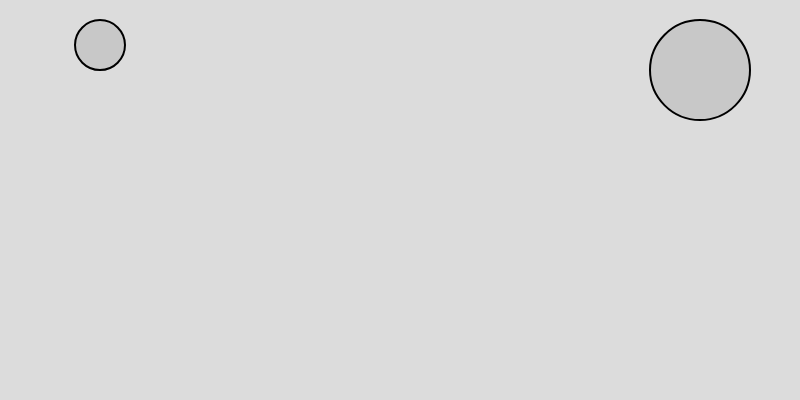
Frame 1 (no input)
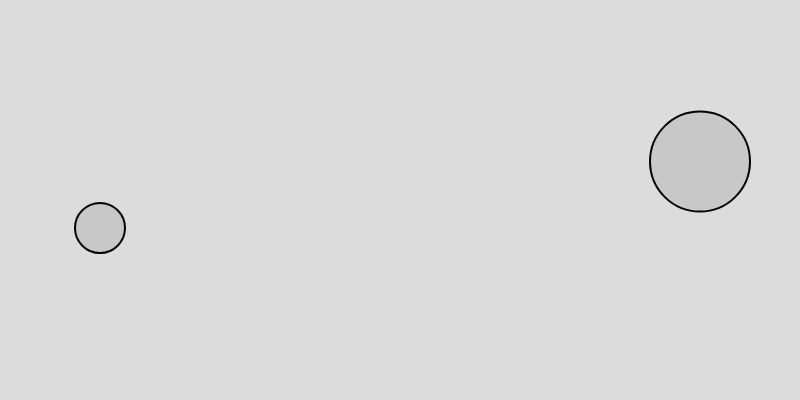
Frame 60 (no input)
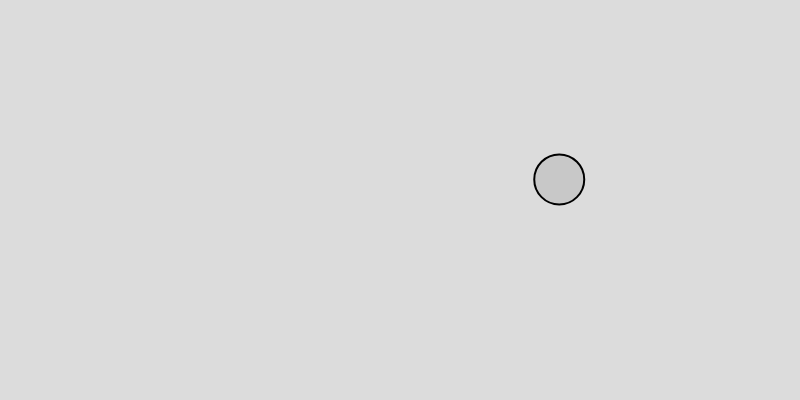
Frame 120 (the mouse pressed at the canvas centre since frame 60)

The p5.js sketch that drew these frames (run headless with seeded random() and noise() and a simulated clock; from frame 60 on, the mouse is pressed at the canvas centre):

// p5.js sketch
// ── sketch.js
/*Instead of objects bouncing off the edge of the wall, create an example that includes an invisible force pushing back on the objects to keep them in the window. Can you weight the force according to the object’s distance from an edge so that the closer it is, the stronger the force?*/

let moverA;
let moverB;


function setup() {
  createCanvas(800, 400);
  
  let massA = 1;
  let massB = 2;
  let startingPosA = width/2 - 300;
  let startingPosB = width/2 + 300;
  let diameterA = 50;
  let diameterB = 100;
  
  moverA = new Mover(startingPosA, massA, diameterA);
  moverB = new Mover(startingPosB, massB, diameterB);
}

function draw() {
  background(220);
  
  // apply gravity to moverA and moverB
  let gravity = createVector(0, 0.1);
  moverA.applyForce(gravity);
  moverB.applyForce(gravity);
  
  // apply windforce to moverA and moverB
  let windX = map(noise(10), 0, 10, 0.2, 1.3);
  let windA = createVector(windX, 0);
  let windB = createVector(windX, 0);
  
  if (mouseIsPressed){    
    moverA.applyForce(windA);
    moverB.applyForce(windB);
  }
  

  // apply a push back force from the edge of the wall
  let distanceThreshold = 30;
  let distanceA = abs(moverA.position.y + moverA.diameter/2 - height);
  let distanceB = abs(moverB.position.y + moverB.diameter/2 - height);
  
  if (distanceA < distanceThreshold){
    let pushbackAX = map(distanceA, 0, distanceThreshold, 0, 2 * moverA.mass);
    let pushbackA = createVector(0, pushbackAX*(-1));
    moverA.applyForce(pushbackA);
    // moverA.velocity.y *= 0.7;
  }
  
  if (distanceB < distanceThreshold){
    let pushbackBX = map(distanceB, 0, distanceThreshold, 0, moverB.mass);
    let pushbackB = createVector(0, pushbackBX*(-1));
    moverB.applyForce(pushbackB);
    // moverB.velocity.y *= 0.7;
  }
  
  
  /*
  // by chatGPT
  let distanceThreshold = 50;  // increased threshold
  let distanceA = moverA.position.y + moverA.diameter / 2 - height;
  let distanceB = moverB.position.y + moverB.diameter / 2 - height;

  if (distanceA > -distanceThreshold) {
    let strengthA = map(distanceA, 0, -distanceThreshold, 0, 2);  // much stronger force
    moverA.applyForce(createVector(0, -strengthA));
  
    // optional damping to prevent sticking
    if (moverA.position.y + moverA.diameter / 2 > height) {
      moverA.velocity.y *= 0.7;
    }
  }

  if (distanceB > -distanceThreshold) {
    let strengthB = map(distanceB, 0, -distanceThreshold, 0, 2);
    moverB.applyForce(createVector(0, -strengthB));
  
    if (moverB.position.y + moverB.diameter / 2 > height) {
      moverB.velocity.y *= 0.7;
    }
  }
  */
  
  // update moverA and moverB
  moverA.update();
  moverA.show();
  moverB.update();
  moverB.show();

  
}


class Mover{
  constructor(startingPosX, mass, diameter){
    this.diameter = diameter;
    this.position = createVector(startingPosX, 20 + this.diameter/2);
    this.velocity = createVector();
    this.acceleration = createVector();
    this.topspeed = 5;
    this.mass = mass
  }
  
  applyForce(force){
    let f = force.copy();
    f.div(this.mass);
    this.acceleration.add(f);
    
  }
  
  update(){
    
    this.velocity.add(this.acceleration);
    // this.velocity.limit(this.topspeed);
    this.position.add(this.velocity);
    
    // this.bounce();
    
    //reset accleration
    this.acceleration.mult(0);
  }
  
  bounce(){
    if (this.position.y + this.diameter/2 >= height){
      this.velocity.mult(-1);
    }
    
    if (this.position.x + this.diameter/2 >= width){
      this.position.x = width - this.diameter/2;
      this.velocity.x *= -1;
    } else if (this.position.x + this.diameter/2 <= 0){
      this.position.x = this.diameter/2;
      this.velocity.x *= -1;
    }
    
  }
  
  show(){
    fill(200);
    stroke(0);
    strokeWeight(2);
    circle(this.position.x, this.position.y, this.diameter);
  }
}
